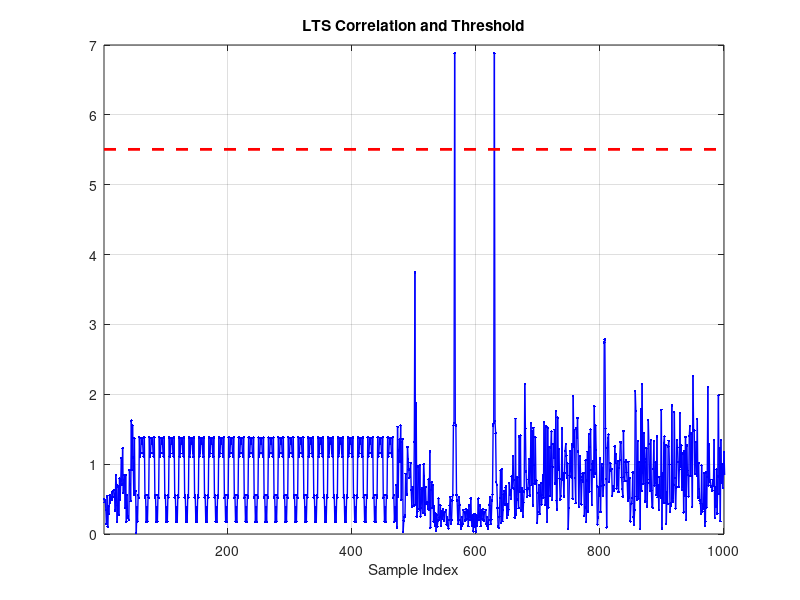
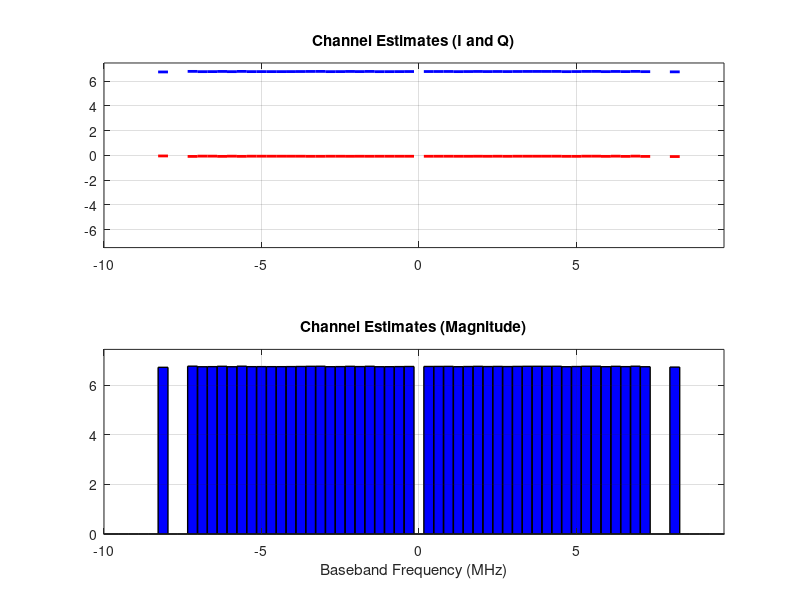
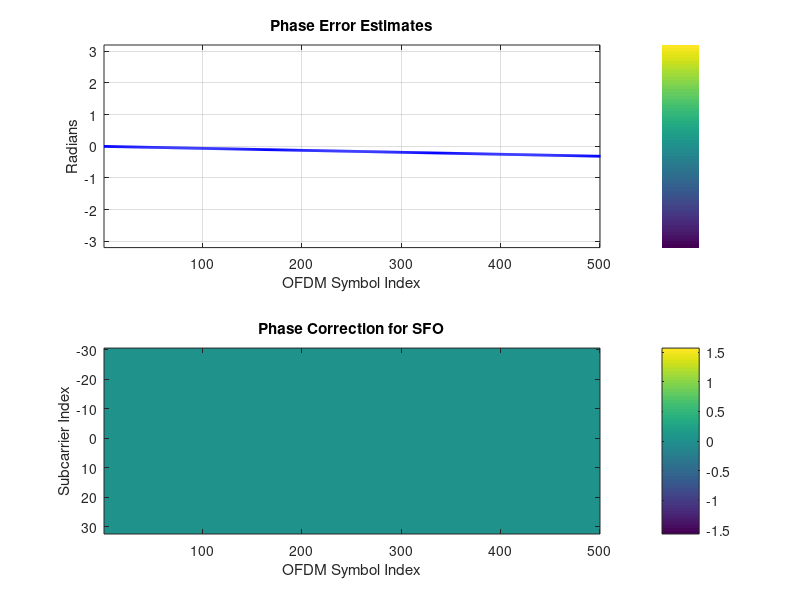
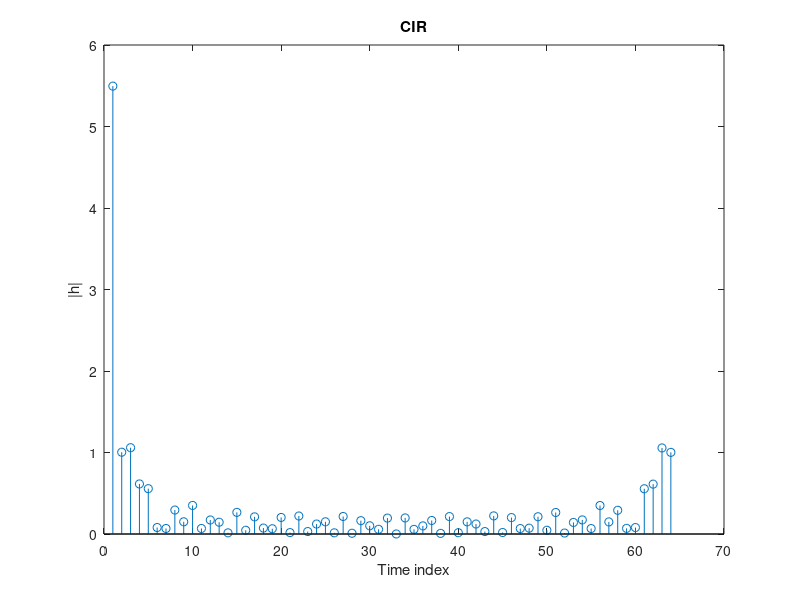

Here is the MATLAB script that generated these plots, in order:
% This code is modified by Khaled Alaghbari for Implementing FBMC/OQAM on SDR (WARP) kit [1] at 28 Aug. 2019
% khalidazizxp@yahoo.com
% [1] K A. Alaghbari, H. S. Lim, N. H.i AbdulAziz, T. Bhuvaneswari and T. H. Oh, 
% "Design and Validation of the Physical Layer Functions of FBMC/OQAM Transceiver 
% with Improved Residual Phase Error Correction", IEEE Access, 2022.

%%%%%%%%%%%%%%%%%%%%%%%%%%%%%%%%%%%%%%%%%%%%%%%%%%%%%%%%%%%%%%%%%%%%%%%%%%%
% wl_example_siso_ofdm_txrx.m
% A detailed write-up of this example is available on the wiki:
% http://warpproject.org/trac/wiki/WARPLab/Examples/OFDM
%
% Copyright (c) 2015 Mango Communications - All Rights Reserved
% Distributed under the WARP License (http://warpproject.org/license)
%%%%%%%%%%%%%%%%%%%%%%%%%%%%%%%%%%%%%%%%%%%%%%%%%%%%%%%%%%%%%%%%%%%%%%%%%%%

clc, clear all
close all
randn('state',11),rand('state',11)

% Params:
USE_WARPLAB_TXRX        = 0;           % = 1 to Enable WARPLab-in-the-loop ( = 0 otherwise sim-only)
CHANNEL                 = 11;          % Channel to tune Tx and Rx radios

% Waveform params
N_OFDM_SYMS             = 500;         % Number of OFDM symbols
MOD_ORDER               = 4;           % Modulation order (2/4/16/64 = BSPK/QPSK/16-QAM/64-QAM)
TX_SCALE                = 1.0;         % Scale for Tx waveform ([0:1])

% OFDM params
%%SC_IND_PILOTS           = [8 22 44 58];                           % Pilot subcarrier indices
%%SC_IND_DATA             = [2:7 9:21 23:27 39:43 45:57 59:64];     % Data subcarrier indices

% FBMC
SC_IND_PILOTS           = [27 39];           % #1
SC_IND_DATA             = [2:24 42:64]; 

% FBMC 2
% SC_IND_PILOTS           = [25 27 39 41];   % #2
% SC_IND_DATA             = [2:24 42:64]; 

N_SC                    = 64;                                     % Number of subcarriers
%CP_LEN                  = 16;                                     % Cyclic prefix length
%N_DATA_SYMS             = N_OFDM_SYMS * length(SC_IND_DATA);      % Number of data symbols (one per data-bearing subcarrier per OFDM symbol)
N_DATA_SYMS             = 2*N_OFDM_SYMS * length(SC_IND_DATA);
INTERP_RATE             = 2;                                      % Interpolation rate (must be 2)

% Rx processing params
FFT_OFFSET                    = 0;%4;        % Number of CP samples to use in FFT (on average)
LTS_CORR_THRESH               = 0.8;         % Normalized threshold for LTS correlation

DO_APPLY_CFO_CORRECTION       = 1;           % Enable CFO estimation/correction
DO_APPLY_PHASE_ERR_CORRECTION = 1;           % Enable Residual CFO estimation/correction
DO_APPLY_SFO_CORRECTION       = 0;           % Enable SFO estimation/correction

DECIMATE_RATE                 = INTERP_RATE;

% WARPLab experiment params
USE_AGC                 = true;        % Use the AGC if running on WARP hardware
MAX_TX_LEN              = 2^20;        % Maximum number of samples to use for this experiment
TRIGGER_OFFSET_TOL_NS   = 3000;        % Trigger time offset toleration between Tx and Rx that can be accomodated



if(USE_WARPLAB_TXRX)

    %%%%%%%%%%%%%%%%%%%%%%%%%%%%%%%%%%%%%%%%%%%%%%%%%%%%%%%%%%%%%%%%%%%%%%%%%%%
    % Set up the WARPLab experiment
    %%%%%%%%%%%%%%%%%%%%%%%%%%%%%%%%%%%%%%%%%%%%%%%%%%%%%%%%%%%%%%%%%%%%%%%%%%%

    NUMNODES = 2;

    % Create a vector of node objects
    nodes   = wl_initNodes(NUMNODES);
    node_tx = nodes(1);
    node_rx = nodes(2);

    % Create a UDP broadcast trigger and tell each node to be ready for it
    eth_trig = wl_trigger_eth_udp_broadcast;
    wl_triggerManagerCmd(nodes, 'add_ethernet_trigger', [eth_trig]);

    % Read Trigger IDs into workspace
    trig_in_ids  = wl_getTriggerInputIDs(nodes(1));
    trig_out_ids = wl_getTriggerOutputIDs(nodes(1));

    % For both nodes, we will allow Ethernet to trigger the buffer baseband and the AGC
    wl_triggerManagerCmd(nodes, 'output_config_input_selection', [trig_out_ids.BASEBAND, trig_out_ids.AGC], [trig_in_ids.ETH_A]);

    % Set the trigger output delays.
    nodes.wl_triggerManagerCmd('output_config_delay', [trig_out_ids.BASEBAND], 0);
    nodes.wl_triggerManagerCmd('output_config_delay', [trig_out_ids.AGC], TRIGGER_OFFSET_TOL_NS);

    % Get IDs for the interfaces on the boards. 
    ifc_ids_TX = wl_getInterfaceIDs(node_tx);
    ifc_ids_RX = wl_getInterfaceIDs(node_rx);

    % Set up the TX / RX nodes and RF interfaces
    TX_RF     = ifc_ids_TX.RF_A;
    TX_RF_VEC = ifc_ids_TX.RF_A;
    TX_RF_ALL = ifc_ids_TX.RF_ALL;
    
    RX_RF     = ifc_ids_RX.RF_A;
    RX_RF_VEC = ifc_ids_RX.RF_A;
    RX_RF_ALL = ifc_ids_RX.RF_ALL;

    % Set up the interface for the experiment
    wl_interfaceCmd(node_tx, TX_RF_ALL, 'channel', 2.4, CHANNEL);
    wl_interfaceCmd(node_rx, RX_RF_ALL, 'channel', 2.4, CHANNEL);

    wl_interfaceCmd(node_tx, TX_RF_ALL, 'tx_gains', 3, 30);

    if(USE_AGC)
        wl_interfaceCmd(node_rx, RX_RF_ALL, 'rx_gain_mode', 'automatic');
        wl_basebandCmd(nodes, 'agc_target', -13);
    else
        wl_interfaceCmd(node_rx, RX_RF_ALL, 'rx_gain_mode', 'manual');
        RxGainRF = 2;                  % Rx RF Gain in [1:3]
        RxGainBB = 12;                 % Rx Baseband Gain in [0:31]
        wl_interfaceCmd(node_rx, RX_RF_ALL, 'rx_gains', RxGainRF, RxGainBB);
    end

    % Get parameters from the node
    SAMP_FREQ    = wl_basebandCmd(nodes(1), 'tx_buff_clk_freq');
    Ts           = 1/SAMP_FREQ;

    % We will read the transmitter's maximum I/Q buffer length
    % and assign that value to a temporary variable.
    %
    % NOTE:  We assume that the buffers sizes are the same for all interfaces

    maximum_buffer_len = min(MAX_TX_LEN, wl_basebandCmd(node_tx, TX_RF_VEC, 'tx_buff_max_num_samples'));
    example_mode_string = 'hw';
else
    % Use sane defaults for hardware-dependent params in sim-only version
    maximum_buffer_len = min(MAX_TX_LEN, 2^20);
    SAMP_FREQ           = 40e6;
    example_mode_string = 'sim';
end

%% Define a half-band 2x interpolation filter response
interp_filt2 = zeros(1,43);
interp_filt2([1 3 5 7 9 11 13 15 17 19 21]) = [12 -32 72 -140 252 -422 682 -1086 1778 -3284 10364];
interp_filt2([23 25 27 29 31 33 35 37 39 41 43]) = interp_filt2(fliplr([1 3 5 7 9 11 13 15 17 19 21]));
interp_filt2(22) = 16384;
interp_filt2 = interp_filt2./max(abs(interp_filt2));

% Define the preamble
% Note: The STS symbols in the preamble meet the requirements needed by the
% AGC core at the receiver. Details on the operation of the AGC are
% available on the wiki: http://warpproject.org/trac/wiki/WARPLab/AGC
sts_f = zeros(1,64);
sts_f(1:27) = [0 0 0 0 -1-1i 0 0 0 -1-1i 0 0 0 1+1i 0 0 0 1+1i 0 0 0 1+1i 0 0 0 1+1i 0 0];
sts_f(39:64) = [0 0 1+1i 0 0 0 -1-1i 0 0 0 1+1i 0 0 0 -1-1i 0 0 0 -1-1i 0 0 0 1+1i 0 0 0];
sts_t = ifft(sqrt(13/6).*sts_f, 64);
sts_t = sts_t(1:16);

% LTS for CFO and channel estimation
lts_f = [0 1 -1 -1 1 1 -1 1 -1 1 -1 -1 -1 -1 -1 1 1 -1 -1 1 -1 1 -1 1 1 1 1 0 0 0 0 0 0 0 0 0 0 0 1 1 -1 -1 1 1 -1 1 -1 1 1 1 1 1 1 -1 -1 1 1 -1 1 -1 1 1 1 1];
lts_t = ifft(lts_f, 64);

% Use 30 copies of the 16-sample STS for extra AGC settling margin
preamble = [repmat(sts_t, 1, 30)  lts_t(33:64) lts_t lts_t];

% Sanity check variables that affect the number of Tx samples
% num_samps_needed = ceil((TRIGGER_OFFSET_TOL_NS*1e-9) / (1/SAMP_FREQ)) + ...
%                     INTERP_RATE*((N_OFDM_SYMS * (N_SC + CP_LEN)) + length(preamble) +  ceil(length(interp_filt2)/2));
% 
%                                 
% if(num_samps_needed > maximum_buffer_len)
%     fprintf('Too many OFDM symbols for TX_NUM_SAMPS!\n');
%     fprintf('Raise MAX_TX_LEN to %d, or \n', num_samps_needed);
%     fprintf('Reduce N_OFDM_SYMS to %d\n', floor(((maximum_buffer_len - ceil((TRIGGER_OFFSET_TOL_NS*1e-9) / (1/SAMP_FREQ)))/INTERP_RATE - (length(preamble) +  ceil(length(interp_filt2)/2)))/(N_SC + CP_LEN)));
%     return;
% end

%% Generate a payload of random integers
% tx_data = randi(MOD_ORDER, 1, N_DATA_SYMS) - 1;
% 
% % Functions for data -> complex symbol mapping (like qammod, avoids comm toolbox requirement)
% % These anonymous functions implement the modulation mapping from IEEE 802.11-2012 Section 18.3.5.8
% modvec_bpsk   =  (1/sqrt(2))  .* [-1 1];
% modvec_16qam  =  (1/sqrt(10)) .* [-3 -1 +3 +1];
% modvec_64qam  =  (1/sqrt(43)) .* [-7 -5 -1 -3 +7 +5 +1 +3];
% 
% mod_fcn_bpsk  = @(x) complex(modvec_bpsk(1+x),0);
% mod_fcn_qpsk  = @(x) complex(modvec_bpsk(1+bitshift(x, -1)), modvec_bpsk(1+mod(x, 2)));
% mod_fcn_16qam = @(x) complex(modvec_16qam(1+bitshift(x, -2)), modvec_16qam(1+mod(x,4)));
% mod_fcn_64qam = @(x) complex(modvec_64qam(1+bitshift(x, -3)), modvec_64qam(1+mod(x,8)));
% 
% % Map the data values on to complex symbols
% switch MOD_ORDER
%     case 2         % BPSK
%         tx_syms = arrayfun(mod_fcn_bpsk, tx_data);
%     case 4         % QPSK
%         tx_syms = arrayfun(mod_fcn_qpsk, tx_data);
%     case 16        % 16-QAM
%         tx_syms = arrayfun(mod_fcn_16qam, tx_data);
%     case 64        % 64-QAM
%         tx_syms = arrayfun(mod_fcn_64qam, tx_data);
%     otherwise
%         fprintf('Invalid MOD_ORDER (%d)!  Must be in [2, 4, 16, 64]\n', MOD_ORDER);
%         return;
% end
% 
% % Reshape the symbol vector to a matrix with one column per OFDM symbol
% tx_syms_mat = reshape(tx_syms, length(SC_IND_DATA), N_OFDM_SYMS);

% Define the pilot tone values as BPSK symbols
%pilots = [1 1 -1 1].';
pilots = [1 -1].';

% Repeat the pilots across all OFDM symbols
%pilots_mat = repmat(pilots, 1, N_OFDM_SYMS);
    pilots_mat = repmat(pilots, 1, 2*N_OFDM_SYMS);

%% my FBMC code
M     = N_SC;
Frame = N_OFDM_SYMS;
% Prototype Filter (cf M. Bellanger, Phydyas project)
K = 4;              % overlapping factor
H1= 0.971960;
H2= sqrt(2)/2;
H3= 0.235147;
factech=1+2*(H1+H2+H3);
hef(1:4*M)= 0;
for i=1:4*M-1
    hef(1+i)=1-2*H1*cos(pi*i/(2*M))+2*H2*cos(pi*i/M)-2*H3*cos(pi*i*3/(2*M));
end
hef= hef/factech;
p1 = hef;%/norm(hef);          % figure,plot(p1)
% Tx filters (SFB)
for k = 0:M-1
    for n = 0:length(p1)-1
        G_filter(k+1,n+1) = p1(:,n+1)*exp(1i*2*pi/M*k*n);%*1i^k;
    end
end
% Rx filters (AFB)
for k = 0:M-1
    for n = 0:length(p1)-1
        F_filter(k+1,n+1) = p1(:,n+1)*exp(1i*2*pi/M*k*n);%*(1i)^(-k);%exp(-1i*2*pi/M*k*n)
    end
end
% 
for ntrame = 1:Frame
    sData(:,ntrame) = randi([0 MOD_ORDER-1],M,1);%randint(M,1,[0 q-1]);  % save('sData.mat','sData')
    Y_QAM           = qammod(sData(:,ntrame),MOD_ORDER)*sqrt(1/((2/3)*(MOD_ORDER-1))); 
    YY(:,ntrame)    = Y_QAM;
    % OQAM
    ss_RI = [];
    for k = 0:M-1
        %s_R = upsample(real(Y_QAM(k+1)),2)';
        %s_I = upsample(imag(Y_QAM(k+1)),2)';
        %ss_RI(:,k+1) = [s_R 0]+[0 s_I]*1i;
        s_RI(k+1,:) = [real(Y_QAM(k+1)) imag(Y_QAM(k+1))*1i];
    end
    xOQAM(:,2*ntrame-1:2*ntrame) = s_RI ;
end
for k = 0:M-1
    xjOQAM(k+1,:) = xOQAM(k+1,:)*1i^k;
end
tx_data = reshape(sData(SC_IND_DATA, :),1,[]);
tx_syms = reshape(YY(SC_IND_DATA, :),1,[]);

% Construct the input matrix
xj = zeros(N_SC, 2*N_OFDM_SYMS);
% Insert the data and pilot values; other subcarriers will remain at 0
xj(SC_IND_DATA, :)   = xjOQAM(SC_IND_DATA, :) ;
xj(SC_IND_PILOTS, :) = pilots_mat;

figure,imagesc(real(abs(xj(:,1:6))))
colorbar
xlabel('\Re(FBMC symbols)'),ylabel('Subcarriers')
set(gca,'YTick',[1 SC_IND_PILOTS ])

tx_syms_mat  = YY(SC_IND_DATA,:);   % subcarriers with data only

%x_preamble  = [preambleFBMC xj]; 
x_preamble  = [xj]; 

%
yTx = 0;
for k=0:M-1
    upsampleS = upsample(x_preamble(k+1,:),M/2);
    XG        = conv(upsampleS,G_filter(k+1,:));
    yTx       = yTx+XG;
end 
yTx = yTx/M;   % 0.6863
TxSignal = yTx(:);                 %figure,plot(abs(TxSignal))

tx_payload_vec = TxSignal.';
%% IFFT
% Construct the IFFT input matrix
% ifft_in_mat = zeros(N_SC, N_OFDM_SYMS);
% 
% % Insert the data and pilot values; other subcarriers will remain at 0
% ifft_in_mat(SC_IND_DATA, :)   = tx_syms_mat;
% ifft_in_mat(SC_IND_PILOTS, :) = pilots_mat;
% 
% %Perform the IFFT
% tx_payload_mat = ifft(ifft_in_mat, N_SC, 1);
% 
% % Insert the cyclic prefix
% if(CP_LEN > 0)
%     tx_cp = tx_payload_mat((end-CP_LEN+1 : end), :);
%     tx_payload_mat = [tx_cp; tx_payload_mat];
% end
% 
% % Reshape to a vector
% tx_payload_vec = reshape(tx_payload_mat, 1, numel(tx_payload_mat));

% Construct the full time-domain OFDM waveform
tx_vec = [preamble tx_payload_vec];

% Pad with zeros for transmission to deal with delay through the
% interpolation filter
tx_vec_padded = [tx_vec, zeros(1, ceil(length(interp_filt2)/2))];

%% Interpolate
% Zero pad then filter (same as interp or upfirdn without signal processing toolbox)
if( INTERP_RATE ~= 2)
   fprintf('Error: INTERP_RATE must equal 2\n'); 
   return;
end

tx_vec_2x = zeros(1, 2*numel(tx_vec_padded));
tx_vec_2x(1:2:end) = tx_vec_padded;
tx_vec_air = filter(interp_filt2, 1, tx_vec_2x);


% Scale the Tx vector to +/- 1
tx_vec_air = TX_SCALE .* tx_vec_air ./ max(abs(tx_vec_air)); % save('tx_vec_air.mat','tx_vec_air')

TX_NUM_SAMPS = length(tx_vec_air);

%%
if(USE_WARPLAB_TXRX)
    wl_basebandCmd(nodes, 'tx_delay', 0);
    wl_basebandCmd(nodes, 'tx_length', TX_NUM_SAMPS);                                                        % Number of samples to send
    wl_basebandCmd(nodes, 'rx_length', TX_NUM_SAMPS + ceil((TRIGGER_OFFSET_TOL_NS*1e-9) / (1/SAMP_FREQ)));   % Number of samples to receive
end

%figure,plot(abs(tx_vec_air)),title('Tx FBMC signal')
figure,subplot(2,2,[1,2]),plot(abs(tx_vec_air),'k'),title('Magnitude of Tx FBMC signal')
subplot(2,2,3),plot(real(tx_vec_air)),title('Real part') 
subplot(2,2,4),plot(imag(tx_vec_air),'r'),title('Imag. part')
%% WARPLab Tx/Rx
if(USE_WARPLAB_TXRX)
    % Write the Tx waveform to the Tx node
    wl_basebandCmd(node_tx, TX_RF_VEC, 'write_IQ', tx_vec_air(:));

    % Enable the Tx and Rx radios
    wl_interfaceCmd(node_tx, TX_RF, 'tx_en');
    wl_interfaceCmd(node_rx, RX_RF, 'rx_en');

    % Enable the Tx and Rx buffers
    wl_basebandCmd(node_tx, TX_RF, 'tx_buff_en');
    wl_basebandCmd(node_rx, RX_RF, 'rx_buff_en');

    % Trigger the Tx/Rx cycle at both nodes
    eth_trig.send();

    % Retrieve the received waveform from the Rx node
    rx_vec_air = wl_basebandCmd(node_rx, RX_RF_VEC, 'read_IQ', 0, TX_NUM_SAMPS + (ceil((TRIGGER_OFFSET_TOL_NS*1e-9) / (1/SAMP_FREQ))));

    rx_vec_air = rx_vec_air(:).';

    % Disable the Tx/Rx radios and buffers
    wl_basebandCmd(node_tx, TX_RF_ALL, 'tx_rx_buff_dis');
    wl_basebandCmd(node_rx, RX_RF_ALL, 'tx_rx_buff_dis');
    
    wl_interfaceCmd(node_tx, TX_RF_ALL, 'tx_rx_dis');
    wl_interfaceCmd(node_rx, RX_RF_ALL, 'tx_rx_dis');
else
    % Sim-only mode: Apply wireless degradations here for sim (noise, fading, etc)

    % Perfect (ie. Rx=Tx):
    rx_vec_air = tx_vec_air;

    % AWGN:
    % rx_vec_air = [tx_vec_air, zeros(1,ceil((TRIGGER_OFFSET_TOL_NS*1e-9) / (1/SAMP_FREQ)))];
    %rx_vec_air = rx_vec_air + 0*complex(randn(1,length(rx_vec_air)), randn(1,length(rx_vec_air)));
    
    % add random channel (not real) just for testing the equalizer
    %Len = 5; ch = randn(1,Len)+1i* randn(1,Len); 
    %rx_vec_air = filter( ch ,1,tx_vec_air);
    
    % CFO:
    % rx_vec_air = tx_vec_air .* exp(-1i*2*pi*1e-4*[0:length(tx_vec_air)-1]);
    
    % save or load for later use
    % save('Rx_FBMC.mat','rx_vec_air')
    % load('Rx_FBMC.mat'); % rx_vec_air;
end

figure,subplot(2,2,[1,2]),plot(abs(rx_vec_air),'k'),title('Magnitude of Rx FBMC signal')
subplot(2,2,3),plot(real(rx_vec_air)),title('Real part')
subplot(2,2,4),plot(imag(rx_vec_air),'r'),title('Imag. part')
%% Decimate
if( INTERP_RATE ~= 2)
   fprintf('Error: INTERP_RATE must equal 2\n'); 
   return;
end

raw_rx_dec = filter(interp_filt2, 1, rx_vec_air);
raw_rx_dec = raw_rx_dec(1:2:end);

%% Correlate for LTS

% Complex cross correlation of Rx waveform with time-domain LTS
lts_corr = abs(conv(conj(fliplr(lts_t)), sign(raw_rx_dec)));

% Skip early and late samples - avoids occasional false positives from pre-AGC samples
lts_corr = lts_corr(32:end-32);

% Find all correlation peaks
lts_peaks = find(lts_corr(1:800) > LTS_CORR_THRESH*max(lts_corr));

% Select best candidate correlation peak as LTS-payload boundary
[LTS1, LTS2] = meshgrid(lts_peaks,lts_peaks);
[lts_second_peak_index,y] = find(LTS2-LTS1 == length(lts_t));

% Stop if no valid correlation peak was found
if(isempty(lts_second_peak_index))
    fprintf('No LTS Correlation Peaks Found!\n');
    return;
end

% Set the sample indices of the payload symbols and preamble
% The "+32" corresponds to the 32-sample cyclic prefix on the preamble LTS
% The "-160" corresponds to the length of the preamble LTS (2.5 copies of 64-sample LTS)
payload_ind = lts_peaks(max(lts_second_peak_index)) + 32;
lts_ind = payload_ind-160;

if(DO_APPLY_CFO_CORRECTION)
    %Extract LTS (not yet CFO corrected)
    rx_lts = raw_rx_dec(lts_ind : lts_ind+159);
    rx_lts1 = rx_lts(-64+-FFT_OFFSET + [97:160]);
    rx_lts2 = rx_lts(-FFT_OFFSET + [97:160]);

    %Calculate coarse CFO est
    rx_cfo_est_lts = mean(unwrap(angle(rx_lts2 .* conj(rx_lts1))));
    rx_cfo_est_lts = rx_cfo_est_lts/(2*pi*64);
else
    rx_cfo_est_lts = 0;
end

% Apply CFO correction to raw Rx waveform
rx_cfo_corr_t = exp(-1i*2*pi*rx_cfo_est_lts*[0:length(raw_rx_dec)-1]);
rx_dec_cfo_corr = raw_rx_dec .* rx_cfo_corr_t;

% Re-extract LTS for channel estimate
rx_lts = rx_dec_cfo_corr(lts_ind : lts_ind+159);
rx_lts1 = rx_lts(-64+-FFT_OFFSET + [97:160]);
rx_lts2 = rx_lts(-FFT_OFFSET + [97:160]);

rx_lts1_f = fft(rx_lts1);
rx_lts2_f = fft(rx_lts2);

% Calculate channel estimate from average of 2 training symbols
rx_H_est = lts_f .* (rx_lts1_f + rx_lts2_f)/2;

figure, stem(abs(ifft(rx_H_est))),title('CIR')
xlabel('Time index'),ylabel('|h|')
%% Rx payload processing

% % Extract the payload samples (integral number of OFDM symbols following preamble)
% payload_vec = rx_dec_cfo_corr(payload_ind : payload_ind+N_OFDM_SYMS*(N_SC+CP_LEN)-1);
% payload_mat = reshape(payload_vec, (N_SC+CP_LEN), N_OFDM_SYMS);
% 
% % Remove the cyclic prefix, keeping FFT_OFFSET samples of CP (on average)
% payload_mat_noCP = payload_mat(CP_LEN-FFT_OFFSET+[1:N_SC], :);
% 
% % Take the FFT
% syms_f_mat = fft(payload_mat_noCP, N_SC, 1);
% 
% % Equalize (zero-forcing, just divide by complex chan estimates)
% syms_eq_mat = syms_f_mat ./ repmat(rx_H_est.', 1, N_OFDM_SYMS);

payload_vec = rx_dec_cfo_corr(payload_ind : end);

raw_rx_dec2 = payload_vec;
figure, plot(abs(TxSignal)),hold on,plot(abs(raw_rx_dec2),'r'), title('Tx after SFB & Rx before AFB'), legend('Tx','Rx')

% assume No Channel estimation
        yFdx = [];
        for k = 0:M-1
            yFconvx     = conv(F_filter(k+1,:),raw_rx_dec2);
            yF_trunctx  = yFconvx(length(p1):end);
            yFdx(k+1,:) = downsample(yF_trunctx,M/2,1);
        end
        my_s0X = yFdx(:,6:2*Frame+6-1)/0.6863; % extract the data
        % OQAM Demodulation
        for k =0:M-1
            my_sX(k+1,:) = my_s0X(k+1,:)*(1i)^(-k);
            r_Rx = downsample(real(my_sX(k+1,:)),2);
            r_Ix = downsample(imag(my_sX(k+1,2:end)),2);
            r_RIx = (r_Rx+r_Ix*1i)/sqrt(1/((2/3)*(MOD_ORDER-1)));       %zz0(k+1,:)=r_RI0;
            zX(k+1,:) = qamdemod(r_RIx,MOD_ORDER);
        end
        % ignore null and pilot subcarriers, take only data subcarrier
        [numX,ratioX] = biterr(zX(SC_IND_DATA,:),sData(SC_IND_DATA,:))    
        % scatterplot(zz0(:))
% LS channel estimation 
        yFd=[];
        for k =0:M-1
            yFconv     = conv(F_filter(k+1,:),raw_rx_dec2);
            yF_trunct  = yFconv(length(p1):end);
            yFd(k+1,:) = downsample(yF_trunct,M/2,1);
        end
        my_s00 = yFd(:,1:2*Frame+1-1)/0.6863; % extract the data
        % Equalizer
        my_s = bsxfun(@rdivide,my_s00,rx_H_est.');
  
syms_eq_mat = my_s;   
        
if DO_APPLY_SFO_CORRECTION
    % SFO manifests as a frequency-dependent phase whose slope increases
    % over time as the Tx and Rx sample streams drift apart from one
    % another. To correct for this effect, we calculate this phase slope at
    % each OFDM symbol using the pilot tones and use this slope to
    % interpolate a phase correction for each data-bearing subcarrier.

	% Extract the pilot tones and "equalize" them by their nominal Tx values
    pilots_f_mat = syms_eq_mat(SC_IND_PILOTS, :);
    pilots_f_mat_comp = pilots_f_mat.*pilots_mat;

	% Calculate the phases of every Rx pilot tone
    pilot_phases = unwrap(angle(fftshift(pilots_f_mat_comp,1)), [], 1);

	% Calculate slope of pilot tone phases vs frequency in each OFDM symbol
    %pilot_spacing_mat = repmat(mod(diff(fftshift(SC_IND_PILOTS)),64).', 1, N_OFDM_SYMS);  
        pilot_spacing_mat = repmat(mod(diff(fftshift(SC_IND_PILOTS)),64).', 1, 2*N_OFDM_SYMS);                        

	pilot_slope_mat = mean(diff(pilot_phases) ./ pilot_spacing_mat);

	% Calculate the SFO correction phases for each OFDM symbol
    pilot_phase_sfo_corr = fftshift((-32:31).' * pilot_slope_mat, 1);
    pilot_phase_corr = exp(-1i*(pilot_phase_sfo_corr));

    % Apply the pilot phase correction per symbol
    syms_eq_mat = syms_eq_mat .* pilot_phase_corr;
else
	% Define an empty SFO correction matrix (used by plotting code below)
    %pilot_phase_sfo_corr = zeros(N_SC, N_OFDM_SYMS);
        pilot_phase_sfo_corr = zeros(N_SC, 2*N_OFDM_SYMS);
end


if DO_APPLY_PHASE_ERR_CORRECTION
    % Extract the pilots and calculate per-symbol phase error
    pilots_f_mat = syms_eq_mat(SC_IND_PILOTS, :);
    pilots_f_mat_comp = pilots_f_mat.*pilots_mat;
    pilot_phase_err = angle(mean(pilots_f_mat_comp));
else
	% Define an empty phase correction vector (used by plotting code below)
    pilot_phase_err = zeros(1, N_OFDM_SYMS);
        pilot_phase_err = zeros(1, 2*N_OFDM_SYMS);
end
pilot_phase_err_corr = repmat(pilot_phase_err, N_SC, 1);
pilot_phase_corr = exp(-1i*(pilot_phase_err_corr));

% Apply the pilot phase correction per symbol
syms_eq_pc_mat = syms_eq_mat .* pilot_phase_corr; 
payload_syms_mat = syms_eq_pc_mat(SC_IND_DATA, :);

%% Demodulate
% rx_syms = reshape(payload_syms_mat, 1, N_DATA_SYMS);
% 
% demod_fcn_bpsk = @(x) double(real(x)>0);
% demod_fcn_qpsk = @(x) double(2*(real(x)>0) + 1*(imag(x)>0));
% demod_fcn_16qam = @(x) (8*(real(x)>0)) + (4*(abs(real(x))<0.6325)) + (2*(imag(x)>0)) + (1*(abs(imag(x))<0.6325));
% demod_fcn_64qam = @(x) (32*(real(x)>0)) + (16*(abs(real(x))<0.6172)) + (8*((abs(real(x))<(0.9258))&&((abs(real(x))>(0.3086))))) + (4*(imag(x)>0)) + (2*(abs(imag(x))<0.6172)) + (1*((abs(imag(x))<(0.9258))&&((abs(imag(x))>(0.3086)))));
% 
% switch(MOD_ORDER)
%     case 2         % BPSK
%         rx_data = arrayfun(demod_fcn_bpsk, rx_syms);
%     case 4         % QPSK
%         rx_data = arrayfun(demod_fcn_qpsk, rx_syms);
%     case 16        % 16-QAM
%         rx_data = arrayfun(demod_fcn_16qam, rx_syms);
%     case 64        % 64-QAM
%         rx_data = arrayfun(demod_fcn_64qam, rx_syms);
% end

my_s7 = syms_eq_pc_mat;
% OQAM Demodulation
        for k =0:M-1
            my_s7(k+1,:) = my_s7(k+1,:)*(1i)^(-k);
            r_R = downsample(real(my_s7(k+1,:)),2);
            r_I = downsample(imag(my_s7(k+1,2:end)),2);
            r_RI = (r_R+r_I*1i)/sqrt(1/((2/3)*(MOD_ORDER-1)));      
            zz(k+1,:)  = r_RI;
            zLS(k+1,:) = qamdemod(r_RI,MOD_ORDER); % save('zLS.mat','zLS') 
        end
        % ignore null and pilot subcarriers
        [numError,RatioErro] = biterr(zLS(SC_IND_DATA,:),sData(SC_IND_DATA,:)) ; 
rx_data = reshape(zLS(SC_IND_DATA,:),1,[]);
rx_syms = reshape(zz(SC_IND_DATA,:),1,[]);

figure, plot(rx_syms*sqrt(1/((2/3)*(MOD_ORDER-1))),'r.');%,'MarkerSize',1);
hold on, plot(YY(:),'bo');
title('Tx and Rx Constellations')
legend('Rx','Tx','Location','EastOutside');
axis square; axis(1.5*[-1 1 -1 1]);
grid on;


%% Plot Results
cf = 0;
% 
% % Tx signal
% cf = cf + 1;
% figure(cf); clf;
% 
% subplot(2,1,1);
% plot(real(tx_vec_air), 'b');
% axis([0 length(tx_vec_air) -TX_SCALE TX_SCALE])
% grid on;
% title('Tx Waveform (I)');
% 
% subplot(2,1,2);
% plot(imag(tx_vec_air), 'r');
% axis([0 length(tx_vec_air) -TX_SCALE TX_SCALE])
% grid on;
% title('Tx Waveform (Q)');
% 
% if(WRITE_PNG_FILES)
%     print(gcf,sprintf('wl_ofdm_plots_%s_txIQ', example_mode_string), '-dpng', '-r96', '-painters')
% end
% 
% % Rx signal
% cf = cf + 1;
% figure(cf); clf;
% subplot(2,1,1);
% plot(real(rx_vec_air), 'b');
% axis([0 length(rx_vec_air) -TX_SCALE TX_SCALE])
% grid on;
% title('Rx Waveform (I)');
% 
% subplot(2,1,2);
% plot(imag(rx_vec_air), 'r');
% axis([0 length(rx_vec_air) -TX_SCALE TX_SCALE])
% grid on;
% title('Rx Waveform (Q)');
% 
% if(WRITE_PNG_FILES)
%     print(gcf,sprintf('wl_ofdm_plots_%s_rxIQ', example_mode_string), '-dpng', '-r96', '-painters')
% end
% 
% % Rx LTS correlation
cf = cf + 1;
figure(cf); clf;
lts_to_plot = lts_corr;
plot(lts_to_plot, '.-b', 'LineWidth', 1);
hold on;
grid on;
line([1 length(lts_to_plot)], LTS_CORR_THRESH*max(lts_to_plot)*[1 1], 'LineStyle', '--', 'Color', 'r', 'LineWidth', 2);
title('LTS Correlation and Threshold')
xlabel('Sample Index')
myAxis = axis();
axis([1, 1000, myAxis(3), myAxis(4)])

% if(WRITE_PNG_FILES)
%     print(gcf,sprintf('wl_ofdm_plots_%s_ltsCorr', example_mode_string), '-dpng', '-r96', '-painters')
% end

% % Channel Estimates
cf = cf + 1;

rx_H_est_plot = repmat(complex(NaN,NaN),1,length(rx_H_est));
rx_H_est_plot(SC_IND_DATA) = rx_H_est(SC_IND_DATA);
rx_H_est_plot(SC_IND_PILOTS) = rx_H_est(SC_IND_PILOTS);

x = (20/N_SC) * (-(N_SC/2):(N_SC/2 - 1));

figure(cf); clf;
subplot(2,1,1);
stairs(x - (20/(2*N_SC)), fftshift(real(rx_H_est_plot)), 'b', 'LineWidth', 2);
hold on
stairs(x - (20/(2*N_SC)), fftshift(imag(rx_H_est_plot)), 'r', 'LineWidth', 2);
hold off
axis([min(x) max(x) -1.1*max(abs(rx_H_est_plot)) 1.1*max(abs(rx_H_est_plot))])
grid on;
title('Channel Estimates (I and Q)')

subplot(2,1,2);
bh = bar(x, fftshift(abs(rx_H_est_plot)),1,'LineWidth', 1);
shading flat
set(bh,'FaceColor',[0 0 1])
axis([min(x) max(x) 0 1.1*max(abs(rx_H_est_plot))])
grid on;
title('Channel Estimates (Magnitude)')
xlabel('Baseband Frequency (MHz)')

% if(WRITE_PNG_FILES)
%     print(gcf,sprintf('wl_ofdm_plots_%s_chanEst', example_mode_string), '-dpng', '-r96', '-painters')
% end
 
% %% Pilot phase error estimate
cf = cf + 1;
figure(cf); clf;
subplot(2,1,1)
plot(pilot_phase_err, 'b', 'LineWidth', 2);
title('Phase Error Estimates')
xlabel('OFDM Symbol Index')
ylabel('Radians')
axis([1 N_OFDM_SYMS -3.2 3.2])
grid on

h = colorbar;
set(h,'Visible','off');

subplot(2,1,2)
imagesc(1:N_OFDM_SYMS, (SC_IND_DATA - N_SC/2), fftshift(pilot_phase_sfo_corr,1))
xlabel('OFDM Symbol Index')
ylabel('Subcarrier Index')
title('Phase Correction for SFO')
colorbar
myAxis = caxis();
if(myAxis(2)-myAxis(1) < (pi))
   caxis([-pi/2 pi/2])
end
% 
% 
% if(WRITE_PNG_FILES)
%     print(gcf,sprintf('wl_ofdm_plots_%s_phaseError', example_mode_string), '-dpng', '-r96', '-painters')
% end
% 
% %% Symbol constellation
% cf = cf + 1;
% figure(cf); clf;

%plot(payload_syms_mat(:),'ro','MarkerSize',1);
%     plot(rx_syms,'ro','MarkerSize',1);
% axis square; axis(1.5*[-1 1 -1 1]);
% grid on;
% hold on;
% 
% plot(tx_syms_mat(:),'bo');
% title('Tx and Rx Constellations')
% legend('Rx','Tx','Location','EastOutside');
% 
% if(WRITE_PNG_FILES)
%     print(gcf,sprintf('wl_ofdm_plots_%s_constellations', example_mode_string), '-dpng', '-r96', '-painters')
% end
% 
% 
% % EVM & SNR
% cf = cf + 1;
% figure(cf); clf;
% 
% %evm_mat = abs(payload_syms_mat - tx_syms_mat).^2;
%     evm_mat = abs(rx_syms - tx_syms_mat(:).').^2;
% 
% aevms = mean(evm_mat(:));
% snr = 10*log10(1./aevms);
% 
% subplot(2,1,1)
% plot(100*evm_mat(:),'o','MarkerSize',1)
% axis tight
% hold on
% plot([1 length(evm_mat(:))], 100*[aevms, aevms],'r','LineWidth',4)
% myAxis = axis;
% h = text(round(.05*length(evm_mat(:))), 100*aevms+ .1*(myAxis(4)-myAxis(3)), sprintf('Effective SNR: %.1f dB', snr));
% set(h,'Color',[1 0 0])
% set(h,'FontWeight','bold')
% set(h,'FontSize',10)
% set(h,'EdgeColor',[1 0 0])
% set(h,'BackgroundColor',[1 1 1])
% hold off
% xlabel('Data Symbol Index')
% ylabel('EVM (%)');
% legend('Per-Symbol EVM','Average EVM','Location','NorthWest');
% title('EVM vs. Data Symbol Index')
% grid on
% 
% subplot(2,1,2)
% imagesc(1:N_OFDM_SYMS, (SC_IND_DATA - N_SC/2), 100*fftshift(evm_mat,1))
% 
% grid on
% xlabel('OFDM Symbol Index')
% ylabel('Subcarrier Index')
% title('EVM vs. (Subcarrier & OFDM Symbol)')
% h = colorbar;
% set(get(h,'title'),'string','EVM (%)');
% myAxis = caxis();
% if (myAxis(2)-myAxis(1)) < 5
%     caxis([myAxis(1), myAxis(1)+5])
% end

% if(WRITE_PNG_FILES)
%     print(gcf,sprintf('wl_ofdm_plots_%s_evm', example_mode_string), '-dpng', '-r96', '-painters')
% end

%% Calculate Rx stats

sym_errs = sum(tx_data ~= rx_data);
bit_errs = length(find(dec2bin(bitxor(tx_data, rx_data),8) == '1'));
rx_evm   = sqrt(sum((real(rx_syms) - real(tx_syms)).^2 + (imag(rx_syms) - imag(tx_syms)).^2)/(length(SC_IND_DATA) * N_OFDM_SYMS));

fprintf('\nResults:\n');
fprintf('Num Bytes:   %d\n', N_DATA_SYMS * log2(MOD_ORDER) / 8);
fprintf('Sym Errors:  %d (of %d total symbols)\n', sym_errs, N_DATA_SYMS);
fprintf('Bit Errors:  %d (of %d total bits)\n', bit_errs, N_DATA_SYMS * log2(MOD_ORDER));

cfo_est_lts = rx_cfo_est_lts*(SAMP_FREQ/INTERP_RATE);
cfo_est_phaseErr = mean(diff(unwrap(pilot_phase_err)))/(4e-6*2*pi);
cfo_total_ppm = ((cfo_est_lts + cfo_est_phaseErr) /  ((2.412+(.005*(CHANNEL-1)))*1e9)) * 1e6;

fprintf('CFO Est:     %3.2f kHz (%3.2f ppm)\n', (cfo_est_lts + cfo_est_phaseErr)*1e-3, cfo_total_ppm);
fprintf('     LTS CFO Est:                  %3.2f kHz\n', cfo_est_lts*1e-3);
fprintf('     Phase Error Residual CFO Est: %3.2f kHz\n', cfo_est_phaseErr*1e-3);

% if DO_APPLY_SFO_CORRECTION
%     drift_sec = pilot_slope_mat / (2*pi*312500);
%     sfo_est_ppm =  1e6*mean((diff(drift_sec) / 4e-6));
%     sfo_est = sfo_est_ppm*20;
%     fprintf('SFO Est:     %3.2f Hz (%3.2f ppm)\n', sfo_est, sfo_est_ppm);
% 
% end

